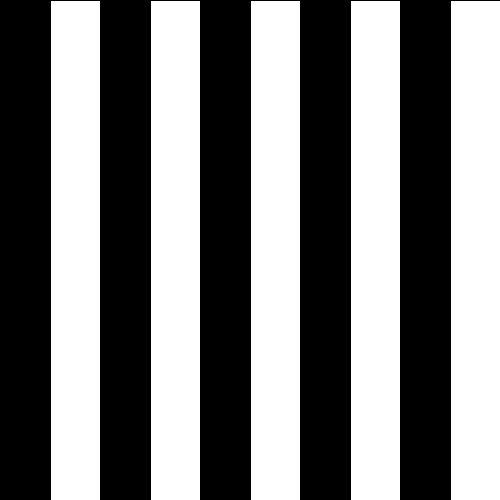
Frame 1 (no input)
Frame 60 (the mouse pressed at the canvas centre just before this capture): identical to frame 1, image omitted
Frame 120 (the mouse held since frame 60 and released just before this capture): identical to frame 1, image omitted

The Processing sketch that drew this single still picture (run headless with seeded random() and noise(); from frame 60 on, the mouse is pressed at the canvas centre):

// Processing sketch: drawVertBars
// ── drawVertBars.pde
void setup() {
  size(500, 500); 
}

void draw() {
  drawVertBars(10);
}

void drawVertBars (int n) {
  
  //divide screen into n vert bars: 
  int barWidth = width/n;
  int counter = 1;
  
  while (counter <= n) {
    
    if ((counter%2) == 0) { //even
      fill(255);      
    } else { //odd
      fill(0); 
    }
    
    rect(((counter-1)*barWidth), 0, barWidth, height); 
    
    counter++; 
  }  
}
